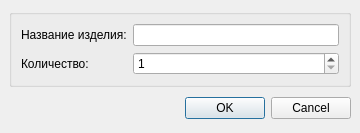
<ui version="4.0" >
 <author></author>
 <comment></comment>
 <exportmacro></exportmacro>
 <class>IzdelieAddDialog</class>
 <widget class="QDialog" name="IzdelieAddDialog" >
  <property name="geometry" >
   <rect>
    <x>0</x>
    <y>0</y>
    <width>360</width>
    <height>126</height>
   </rect>
  </property>
  <property name="windowTitle" >
   <string>Dialog</string>
  </property>
  <layout class="QVBoxLayout" >
   <property name="margin" >
    <number>9</number>
   </property>
   <property name="spacing" >
    <number>6</number>
   </property>
   <item>
    <widget class="QGroupBox" name="groupBox" >
     <property name="title" >
      <string/>
     </property>
     <layout class="QGridLayout" >
      <property name="margin" >
       <number>9</number>
      </property>
      <property name="spacing" >
       <number>6</number>
      </property>
      <item row="1" column="1" >
       <widget class="QSpinBox" name="sb1" >
        <property name="maximum" >
         <number>1000</number>
        </property>
        <property name="minimum" >
         <number>1</number>
        </property>
        <property name="value" >
         <number>1</number>
        </property>
       </widget>
      </item>
      <item row="0" column="1" >
       <widget class="QLineEdit" name="le1" />
      </item>
      <item row="1" column="0" >
       <widget class="QLabel" name="label_2" >
        <property name="text" >
         <string>Количество:</string>
        </property>
        <property name="buddy" >
         <cstring>sb1</cstring>
        </property>
       </widget>
      </item>
      <item row="0" column="0" >
       <widget class="QLabel" name="label" >
        <property name="text" >
         <string>Название изделия:</string>
        </property>
        <property name="buddy" >
         <cstring>le1</cstring>
        </property>
       </widget>
      </item>
     </layout>
    </widget>
   </item>
   <item>
    <layout class="QHBoxLayout" >
     <property name="margin" >
      <number>0</number>
     </property>
     <property name="spacing" >
      <number>6</number>
     </property>
     <item>
      <spacer>
       <property name="orientation" >
        <enum>Qt::Horizontal</enum>
       </property>
       <property name="sizeHint" >
        <size>
         <width>131</width>
         <height>31</height>
        </size>
       </property>
      </spacer>
     </item>
     <item>
      <widget class="QPushButton" name="okButton" >
       <property name="text" >
        <string>OK</string>
       </property>
      </widget>
     </item>
     <item>
      <widget class="QPushButton" name="cancelButton" >
       <property name="text" >
        <string>Cancel</string>
       </property>
      </widget>
     </item>
    </layout>
   </item>
  </layout>
 </widget>
 <pixmapfunction></pixmapfunction>
 <tabstops>
  <tabstop>le1</tabstop>
  <tabstop>sb1</tabstop>
  <tabstop>okButton</tabstop>
  <tabstop>cancelButton</tabstop>
 </tabstops>
 <resources/>
 <connections>
  <connection>
   <sender>okButton</sender>
   <signal>clicked()</signal>
   <receiver>IzdelieAddDialog</receiver>
   <slot>accept()</slot>
   <hints>
    <hint type="sourcelabel" >
     <x>206</x>
     <y>433</y>
    </hint>
    <hint type="destinationlabel" >
     <x>96</x>
     <y>254</y>
    </hint>
   </hints>
  </connection>
  <connection>
   <sender>cancelButton</sender>
   <signal>clicked()</signal>
   <receiver>IzdelieAddDialog</receiver>
   <slot>reject()</slot>
   <hints>
    <hint type="sourcelabel" >
     <x>289</x>
     <y>433</y>
    </hint>
    <hint type="destinationlabel" >
     <x>179</x>
     <y>282</y>
    </hint>
   </hints>
  </connection>
 </connections>
</ui>
